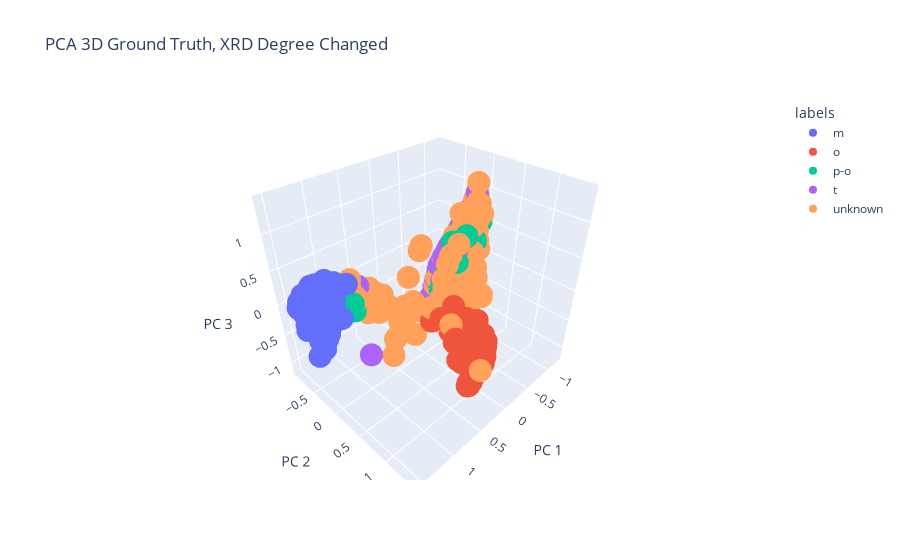

Notebook code cell kept with this figure:
### Code cell
import plotly.express as px
dfPCA3 = dfPCA.iloc[:, [0, 1, 2]].copy()
dfPCA3 = dfPCA3.rename(columns={0: 'x1', 1: 'x2', 2:'x3'})
dfPCA3['labels'] = dfPCA[['labels']]
fig = px.scatter_3d(
    dfPCA3, x='x1', y='x2', z='x3', color=dfPCA3['labels'],
    labels={'x1': 'PC 1', 'x2': 'PC 2', 'x3': 'PC 3'}, title='PCA 3D Ground Truth, XRD Degree Changed'
)
fig.show()

### Figure 1 — Plotly figure (JSON) as saved in the notebook; plotly's stock layout.template omitted (floating-point values rounded to 4 significant figures; data arrays with more than 128 entries replaced by an {"elided": "..."} marker saying what was removed)
{"data": [{"hovertemplate": "labels=m<br>PC 1=%{x}<br>PC 2=%{y}<br>PC 3=%{z}<extra></extra>", "legendgroup": "m", "marker": {"color": "#636efa", "symbol": "circle"}, "mode": "markers", "name": "m", "scene": "scene", "showlegend": true, "type": "scatter3d", "x": {"elided": "460 float values"}, "y": {"elided": "460 float values"}, "z": {"elided": "460 float values"}}, {"hovertemplate": "labels=o<br>PC 1=%{x}<br>PC 2=%{y}<br>PC 3=%{z}<extra></extra>", "legendgroup": "o", "marker": {"color": "#EF553B", "symbol": "circle"}, "mode": "markers", "name": "o", "scene": "scene", "showlegend": true, "type": "scatter3d", "x": {"elided": "345 float values"}, "y": {"elided": "345 float values"}, "z": {"elided": "345 float values"}}, {"hovertemplate": "labels=p-o<br>PC 1=%{x}<br>PC 2=%{y}<br>PC 3=%{z}<extra></extra>", "legendgroup": "p-o", "marker": {"color": "#00cc96", "symbol": "circle"}, "mode": "markers", "name": "p-o", "scene": "scene", "showlegend": true, "type": "scatter3d", "x": {"elided": "404 float values"}, "y": {"elided": "404 float values"}, "z": {"elided": "404 float values"}}, {"hovertemplate": "labels=t<br>PC 1=%{x}<br>PC 2=%{y}<br>PC 3=%{z}<extra></extra>", "legendgroup": "t", "marker": {"color": "#ab63fa", "symbol": "circle"}, "mode": "markers", "name": "t", "scene": "scene", "showlegend": true, "type": "scatter3d", "x": {"elided": "245 float values"}, "y": {"elided": "245 float values"}, "z": {"elided": "245 float values"}}, {"hovertemplate": "labels=unknown<br>PC 1=%{x}<br>PC 2=%{y}<br>PC 3=%{z}<extra></extra>", "legendgroup": "unknown", "marker": {"color": "#FFA15A", "symbol": "circle"}, "mode": "markers", "name": "unknown", "scene": "scene", "showlegend": true, "type": "scatter3d", "x": {"elided": "271 float values"}, "y": {"elided": "271 float values"}, "z": {"elided": "271 float values"}}], "layout": {"legend": {"title": {"text": "labels"}, "tracegroupgap": 0}, "scene": {"domain": {"x": [0, 1], "y": [0, 1]}, "xaxis": {"title": {"text": "PC 1"}}, "yaxis": {"title": {"text": "PC 2"}}, "zaxis": {"title": {"text": "PC 3"}}}, "title": {"text": "PCA 3D Ground Truth, XRD Degree Changed"}}}
